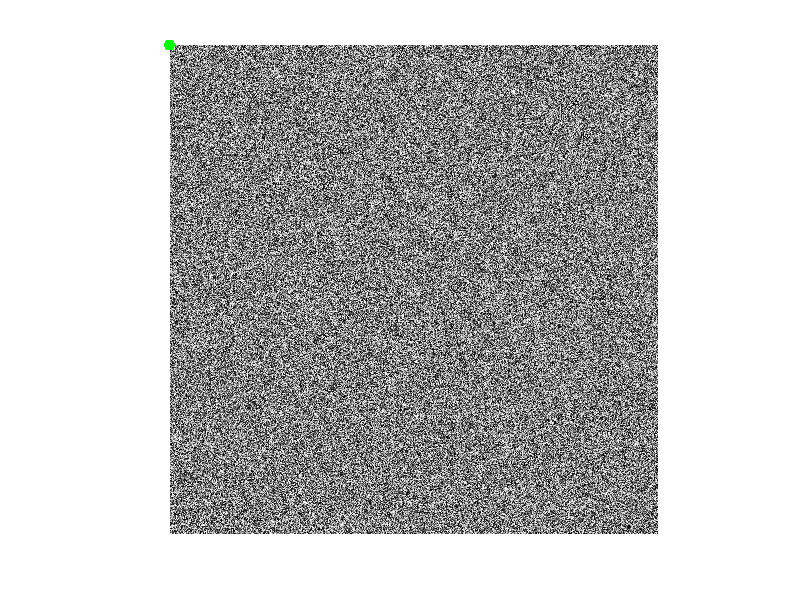

Here is the MATLAB script that generated this plot:
function trackedLED = processImages
%% Track IR LEDs and Save Tracked Result

%% File Select
imgPath = './Imgs/';
IRFiles = dir(fullfile(imgPath, '*.bmp'));
% NoIRFiles = dir(fullfile(imgPath, '*_NoIR.bmp'));
IRFileName = {IRFiles.name};
% NoIRFileName = {NoIRFiles.name};
numOfImgs = length(IRFiles);

%% Process Each Image
nUnits = 4;
nSamples = ceil(numOfImgs / nUnits);

% Preallocate Memory
trackedLED(nUnits).LEDs = struct;
for i = 1:nUnits
    trackedLED(i).Centroid = zeros(nSamples,2);
end

% Image Plot Handles
figure(2);clf;
hIm = imshow(rand(2048));hold on;
hLED = plot(0,0,'g.','MarkerSize',24);
sortMethod = 'ascend';

% Process all the images
for i = 1:numOfImgs
% for i = 550:588
    A = sscanf(IRFileName{i},'Unit%1d-Samp%03d.bmp');
    unitID = A(1) + 1;
%     sampID = A(2);
    sampID = 1;
    im_IR = imread([imgPath,IRFileName{i}]);
%     im_NoIR = imread([imgPath,NoIRFileName{i}]);
%     seg_im = imquantize(im_NoIR,multithresh(im_NoIR,4));
    Iblur = imgaussfilt(im_IR, 10);
    thresh = graythresh(Iblur);
    if thresh < 0.21
        bw = im2bw(im_IR,0.8);
    else
        bw = im2bw(Iblur, thresh);
    end
    
%     thresh = graythresh(im) + 0.1;
%     thresh = 0.6;
    
%     If no LED is found
%     if thresh < 0.1
%         trackedLED(unitID).LEDs = [];
%         trackedLED(unitID).Centroid(sampID,:) = zeros(1,2);
%         hIm.CData = double(im_IR) / 255;
% %         hIm.CData = bw;
%         hLED.Color = 'r';
%         hLED.XData = 5;
%         hLED.YData = 5;
%         pause(0.01);
%         continue;
%     end
    
    
    
    % Do blob detection
    stats = regionprops('table',bw,'Centroid','ConvexArea');
    if ~isempty(stats)
        stats = stats(stats.ConvexArea > 5,:);
    end
    
%     % Sort and get the largest 6 blobs
%     [~,idx] = sort(stats.ConvexArea,'descend');
%     if length(idx) > 15
%         stats = stats(idx(1:15),:);
%     end
    
    % Kmeans clustering, two clusters
    nBlobs = numel(stats.ConvexArea);
    if nBlobs > 2
        trackedLED(unitID).Centroid(sampID,:) = checkThreeClusters(stats.Centroid, sortMethod);
%         [~, C] = kmeans(stats.Centroid,2);
%         [~, idx] = sort(C(:,2),'ascend');
%         trackedLED(unitID).Centroid(sampID,:) = C(idx(1),:);
    elseif nBlobs == 2
        trackedLED(unitID).Centroid(sampID,:) = checkTwoClusters(stats.Centroid);
    elseif nBlobs == 1
%         [~, idx] = sort(stats.Centroid(:,2), sortMethod);
        trackedLED(unitID).Centroid(sampID,:) = stats.Centroid(1,:);
    else
        trackedLED(unitID).LEDs = [];
        trackedLED(unitID).Centroid(sampID,:) = zeros(1,2);
        hIm.CData = double(im_IR) / 255;
        hLED.Color = 'r';
        hLED.XData = 5;
        hLED.YData = 5;
        pause(0.05);
        continue;
    end
    
%     stats = stats(stats.Centroid(:,2) > 500 & stats.Centroid(:,2) < 1700 & stats.ConvexArea > 300,:);
    
    
    fprintf('LED tracked - idx #%d, Unit #%d, Samp #%03d, n = %d\n', i, unitID, sampID, numel(stats.ConvexArea));
%     if numel(stats.ConvexArea) == 3
% %         trackedLED(i).LEDs = stats;
%         trackedLED(i).Centroid(sampID,:) = mean(stats.Centroid);
%         trackedLED(i).Area(sampID) = mean(stats.ConvexArea);
%         
%     elseif numel(stats.ConvexArea) > 3
%         [~,idx] = sort(stats.Centroid(:,2),'descend');
%         
%         if norm(diff(stats(idx(1:3),:).Centroid(:,2))) > 10
% %             trackedLED(i).LEDs = stats(idx(1),:);
%             trackedLED(i).Centroid(sampID,:) = stats(idx(1),:).Centroid;
%             trackedLED(i).Area(sampID) = stats(idx(1),:).ConvexArea;
%         else
% %             trackedLED(i).LEDs = stats(idx(1:3),:);
%             trackedLED(i).Centroid(sampID,:) = mean(stats(idx(1:3),:).Centroid);
%             trackedLED(i).Area(sampID) = mean(stats(idx(1:3),:).ConvexArea);
%         end
%     elseif ~isempty(stats)
%         [~,idx] = sort(stats.Centroid(:,2),'descend');
% %         trackedLED(i).LEDs = stats(idx(1),:);
%         trackedLED(i).Centroid(sampID,:) = stats(idx(1),:).Centroid;
%         trackedLED(i).Area(sampID) = stats(idx(1),:).ConvexArea;
%     elseif isempty(stats)
%         trackedLED(i).LEDs = [];
%         trackedLED(i).Centroid(sampID) = [];
%         trackedLED(i).Area(sampID) = [];
% %         isTrackSuccess = 0;
%     end
    
    % Update Plot
    hIm.CData = double(im_IR) / 255;
%     hIm.CData = double(im_NoIR) / 255;
%     hIm.CData = bw;
    hLED.Color = 'g';
    hLED.XData = trackedLED(unitID).Centroid(sampID,1);
    hLED.YData = trackedLED(unitID).Centroid(sampID,2);

    pause(0.05);
%     save('Data1.mat','trackedLED');
end

%% Assemble Output Data Structure
dataSetStr = 'realTime';
Comment = strcat('DataSet-', dataSetStr);
SampleTime = datestr(now,'mm-dd-yyyy');

% Save Data
% save(SampleTime,'trackedLED','SampleTime');

end

function center = checkThreeClusters(centroid, sortMethod)
[idx2, c2] = kmeans(centroid,3);

[c2_sort, idx] = sort(c2(:,2));
if min(diff(c2_sort)) > 30 
    % Detected two shadows
    % Use the middle 
    c = [1024,1024];
    dist = [];
    dist(1) = norm(c2(1,:) - c);
    dist(2) = norm(c2(2,:) - c);
    dist(3) = norm(c2(3,:) - c);
    [~, idx] = min(dist);
    center = mean(centroid(idx2 == idx,:),1);
else
    [idx1, c1] = kmeans(centroid,2);
    
    c = [1024,1024];
    dist = [];
    dist(1) = norm(c1(1,:) - c);
    dist(2) = norm(c1(2,:) - c);
    [~, idx] = min(dist);
    center = mean(centroid(idx1 == idx,:),1);
%     % Detected one shadow
%     % Choose the upper one
%     [~, idx] = sort(c1(:,2), sortMethod);
%     center = c1(idx==1,:);
end
end

function center = checkTwoClusters(centroid)

    [idx1, c1] = kmeans(centroid,2);
    
    c = [1024,1024];
    dist = [];
    dist(1) = norm(c1(1,:) - c);
    dist(2) = norm(c1(2,:) - c);
    [~, idx] = min(dist);
    center = mean(centroid(idx1 == idx,:),1);
end